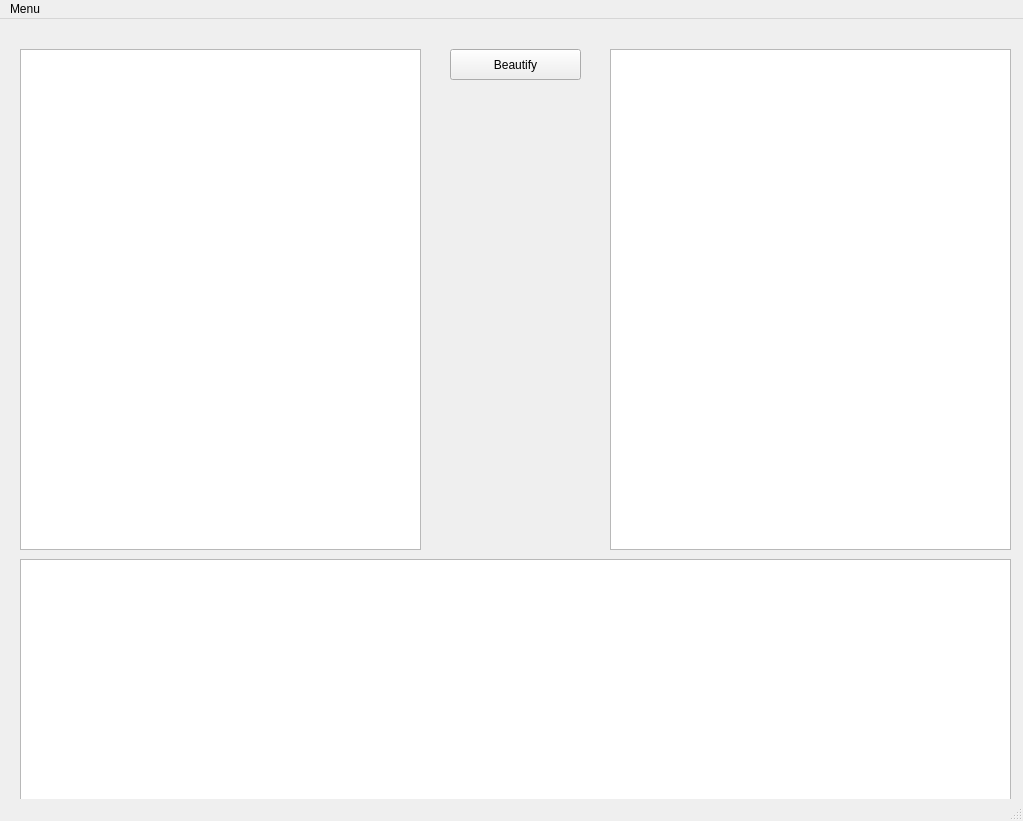
<?xml version="1.0" encoding="UTF-8"?>
<ui version="4.0">
 <class>MainWindow</class>
 <widget class="QMainWindow" name="MainWindow">
  <property name="geometry">
   <rect>
    <x>0</x>
    <y>0</y>
    <width>1023</width>
    <height>821</height>
   </rect>
  </property>
  <property name="windowTitle">
   <string>MainWindow</string>
  </property>
  <property name="unifiedTitleAndToolBarOnMac">
   <bool>false</bool>
  </property>
  <widget class="QWidget" name="centralwidget">
   <widget class="QPlainTextEdit" name="json_enter">
    <property name="geometry">
     <rect>
      <x>20</x>
      <y>30</y>
      <width>401</width>
      <height>501</height>
     </rect>
    </property>
   </widget>
   <widget class="QTextBrowser" name="json_view">
    <property name="geometry">
     <rect>
      <x>610</x>
      <y>30</y>
      <width>401</width>
      <height>501</height>
     </rect>
    </property>
   </widget>
   <widget class="QPushButton" name="beautify_button">
    <property name="geometry">
     <rect>
      <x>450</x>
      <y>30</y>
      <width>131</width>
      <height>31</height>
     </rect>
    </property>
    <property name="text">
     <string>Beautify</string>
    </property>
   </widget>
   <widget class="QTextBrowser" name="console">
    <property name="geometry">
     <rect>
      <x>20</x>
      <y>540</y>
      <width>991</width>
      <height>301</height>
     </rect>
    </property>
   </widget>
  </widget>
  <widget class="QMenuBar" name="menubar">
   <property name="geometry">
    <rect>
     <x>0</x>
     <y>0</y>
     <width>1023</width>
     <height>22</height>
    </rect>
   </property>
   <widget class="QMenu" name="menuMenu">
    <property name="title">
     <string>Menu</string>
    </property>
    <addaction name="actionOpen_File"/>
    <addaction name="actionSave_File"/>
    <addaction name="actionReload_File"/>
    <addaction name="separator"/>
    <addaction name="actionQuit"/>
   </widget>
   <addaction name="menuMenu"/>
  </widget>
  <widget class="QStatusBar" name="statusbar"/>
  <action name="actionOpen_File">
   <property name="text">
    <string>Open File</string>
   </property>
  </action>
  <action name="actionSave_File">
   <property name="text">
    <string>Save File</string>
   </property>
  </action>
  <action name="actionReload_File">
   <property name="text">
    <string>Reload File</string>
   </property>
  </action>
  <action name="actionQuit">
   <property name="text">
    <string>Quit</string>
   </property>
  </action>
 </widget>
 <resources/>
 <connections/>
</ui>
